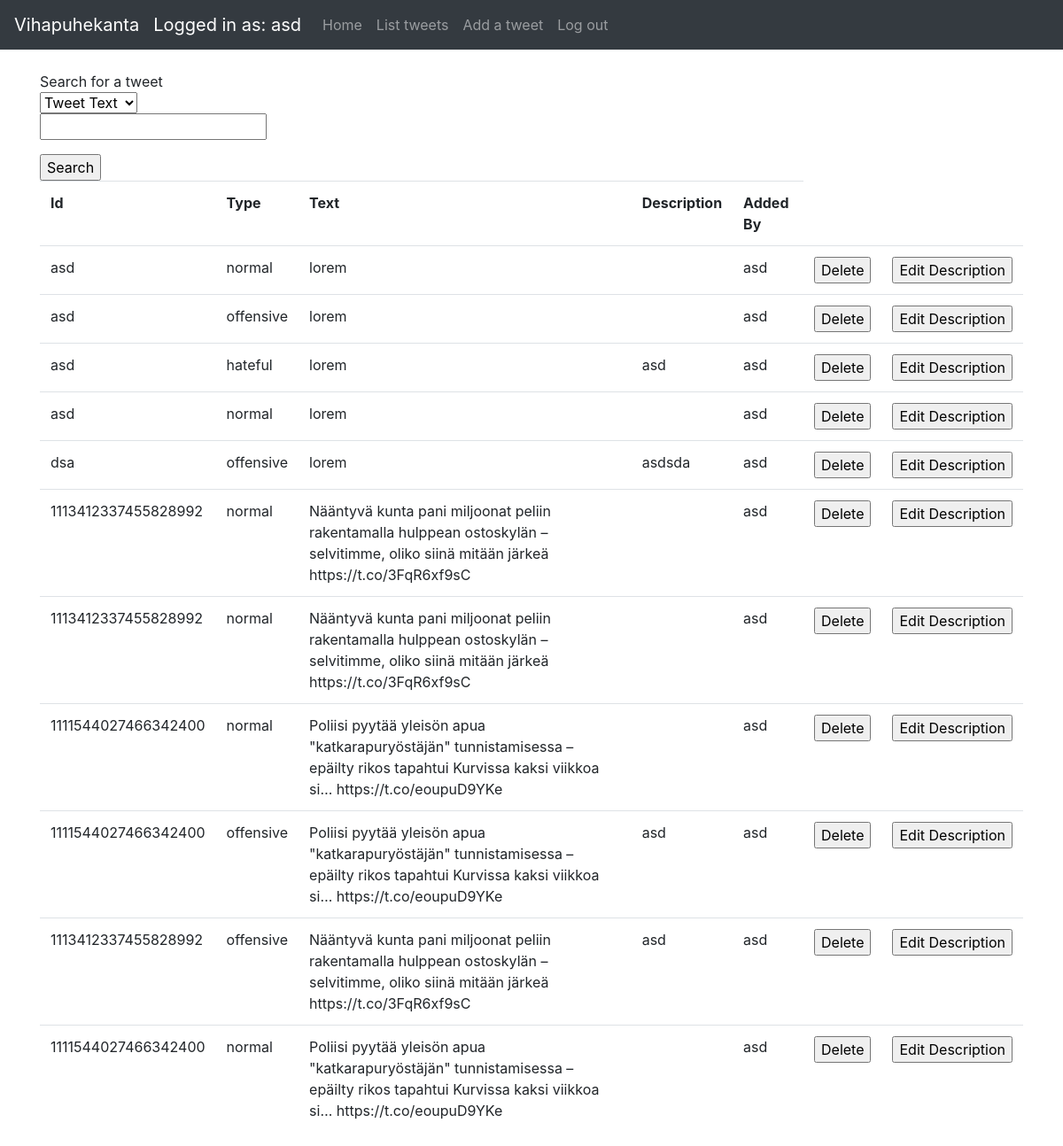
Page /tweets (signed in) on the earlier database version.
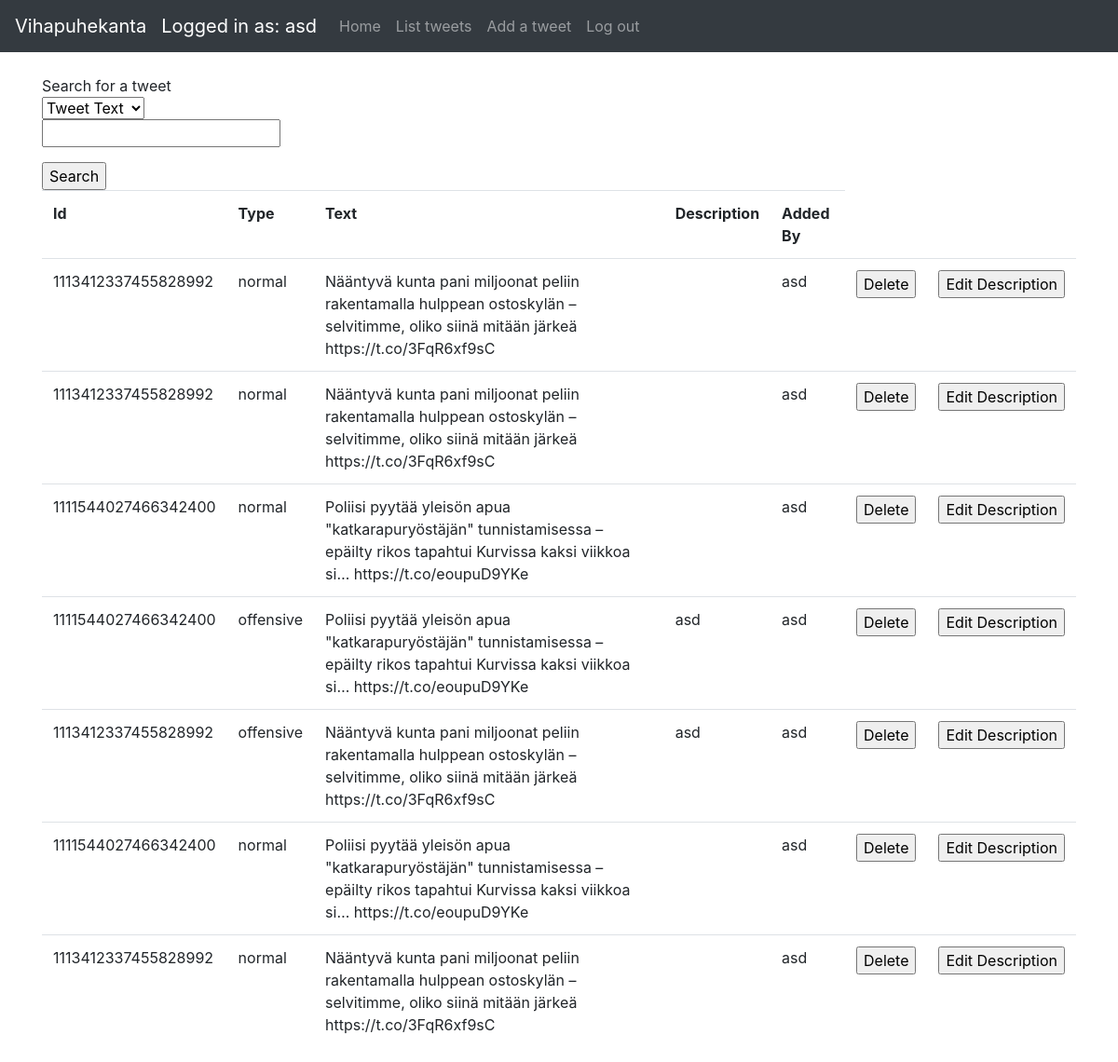
Same page on the later database version.
### application/auth/models.py (models this page shows, shortened)
class User(db.Model):
    __tablename__ = "account"
    id = db.Column(db.Integer, primary_key=True)
    date_created = db.Column(db.DateTime, default=db.func.current_timestamp())
    date_modified = db.Column(db.DateTime, default=db.func.current_timestamp(),
                              onupdate=db.func.current_timestamp())
    name = db.Column(db.String(144), nullable=False)
    username = db.Column(db.String(144), nullable=False)
    password = db.Column(db.String(144), nullable=False)
    tweets = db.relationship("Tweet", backref='account', lazy=True)

### application/tweets/models.py (models this page shows, shortened)
class Tweet(db.Model):
    id = db.Column(db.Integer, primary_key=True)
    date_created = db.Column(db.DateTime, default=db.func.current_timestamp())
    date_modified = db.Column(db.DateTime, default=db.func.current_timestamp(),
    onupdate=db.func.current_timestamp())
    tweetid = db.Column(db.String(100))
    tweettype = db.Column(db.String(100))
    tweettext = db.Column(db.String(300))
    addedby = db.Column(db.String(100))
    tweetdescription = db.Column(db.String(100))
    account_id = db.Column(db.Integer, db.ForeignKey('account.id'),
                           nullable=False)

### application/tweets/views.py (the view)
@app.route("/tweets", methods=['GET', 'POST'])
@login_required
def tweets_index():
    search = TweetSeachForm(request.form)
    if request.method == 'POST':
        return search_results(search)
    tweetquery = db.session().query(Tweet).filter(Tweet.account_id == current_user.id)
    tweets = tweetquery.all()
    return render_template("tweets/list.html", tweets=tweets, form=search)

### application/tweets/forms.py
class TweetSeachForm(Form):
    choices = [('Tweet Text', 'Tweet Text'), ('Tweet Type', 'Tweet Type')]
    select = SelectField('Search for tweets: ', choices=choices)
    search = StringField('')

### application/__init__.py (called while the page is built)
@login_manager.user_loader
def load_user(user_id):
    return User.query.get(user_id)

### application/templates/tweets/list.html (shortened to what this page needs)
{% extends "layout.html" %}
{% block body %}
    {% if current_user.is_authenticated %}
        <div>Search for a tweet</div>
        <form method=post action="{{ url_for('tweets_index') }}">
            <d1>
                {{ form.select }}
                <p>
                    {{ form.search }}
            </d1>
            </p><input type="submit" value="Search"/>
        </form>
        <table class="table table-hover">
            <tr>
                <th>Id</th>
                <th>Type</th>
                <th>Text</th>
                <th>Description</th>
                <th>Added By</th>
            </tr>
            {% for tweet in tweets %}
                <tr>
                    <td>{{ tweet.tweetid }}</td>
                    <td>{{ tweet.tweettype }}</td>
                    <td>{{ tweet.tweettext }}</td>
                    <td>{{ tweet.tweetdescription }}</td>
                    <td>{{ tweet.addedby }}</td>
                    <td>
                        <form method="POST" action="{{ url_for('tweet_delete', id = tweet.id) }}">
                            <input type="submit" value="Delete">
                        </form>
                    </td>
                    <td>
                        <form method="GET" action="{{ url_for('tweets_view', id = tweet.id) }}">
                            <input type="submit" value="Edit Description">
                        </form>
                    </td>
                </tr>
            {% endfor %}
        </table>
    {% else %}
        <div>Log in</div>
    {% endif %}
{% endblock %}

### application/templates/layout.html (shortened to what this page needs)
<!DOCTYPE html>
<html>
<head>
    <link rel="stylesheet" href="https://maxcdn.bootstrapcdn.com/bootstrap/4.0.0/css/bootstrap.min.css"
>
</head>
<body>
<nav class="navbar navbar-expand-md navbar-dark bg-dark mb-4">
    <a class="navbar-brand" href="#">Vihapuhekanta</a>
    {% if current_user.is_authenticated %}
        <ul class="navbar-nav mr-auto">
            <li>
                <a class="navbar-brand" href="#">Logged in as: {{ current_user.name }}</a>
            </li>
            <li class="nav-item">
                <a class="nav-link" href="/">Home</a>
            </li>
            <li class="nav-item">
                <a class="nav-link" href="{{ url_for('tweets_index') }}">List tweets</a>
            </li>
            <li class="nav-item">
                <a class="nav-link" href="{{ url_for('tweets_form') }}">Add a tweet</a>
            </li>
            <li class="nav-item">
                <a class="nav-link" href="{{ url_for('auth_logout') }}">Log out</a>
            </li>
        </ul>
    {% endif %}
</nav>
<main role="main" class="container">
    {% block body %}{% endblock %}
</main>
</body>
</html>

Differences in the rows shown:
removed Tweet: tweetid "asd", tweettype "normal", tweettext "lorem", addedby "asd"
removed Tweet: tweetid "asd", tweettype "offensive", tweettext "lorem", addedby "asd"
removed Tweet: tweetid "asd", tweettype "hateful", tweettext "lorem", tweetdescription "asd", addedby "asd"
removed Tweet: tweetid "asd", tweettype "normal", tweettext "lorem", addedby "asd"
removed Tweet: tweetid "dsa", tweettype "offensive", tweettext "lorem", tweetdescription "asdsda", addedby "asd"
added Tweet: tweetid "1113412337455828992", tweettype "normal", tweettext "Nääntyvä kunta pani miljoonat peliin rakentamalla hulppean ostoskylän – selvitimme, oliko siinä mitään järkeä https://t.co/3FqR6xf9sC", addedby "asd"
